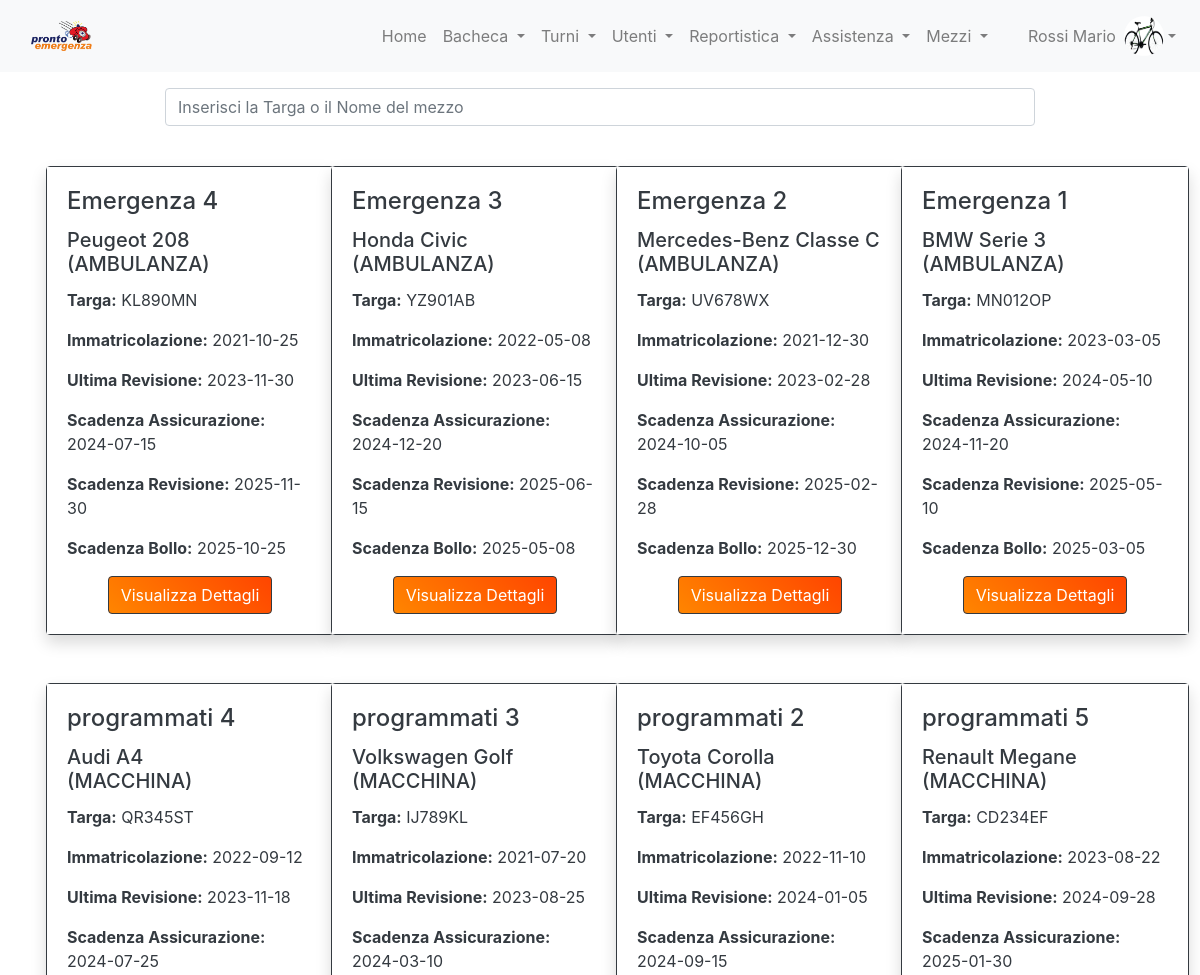
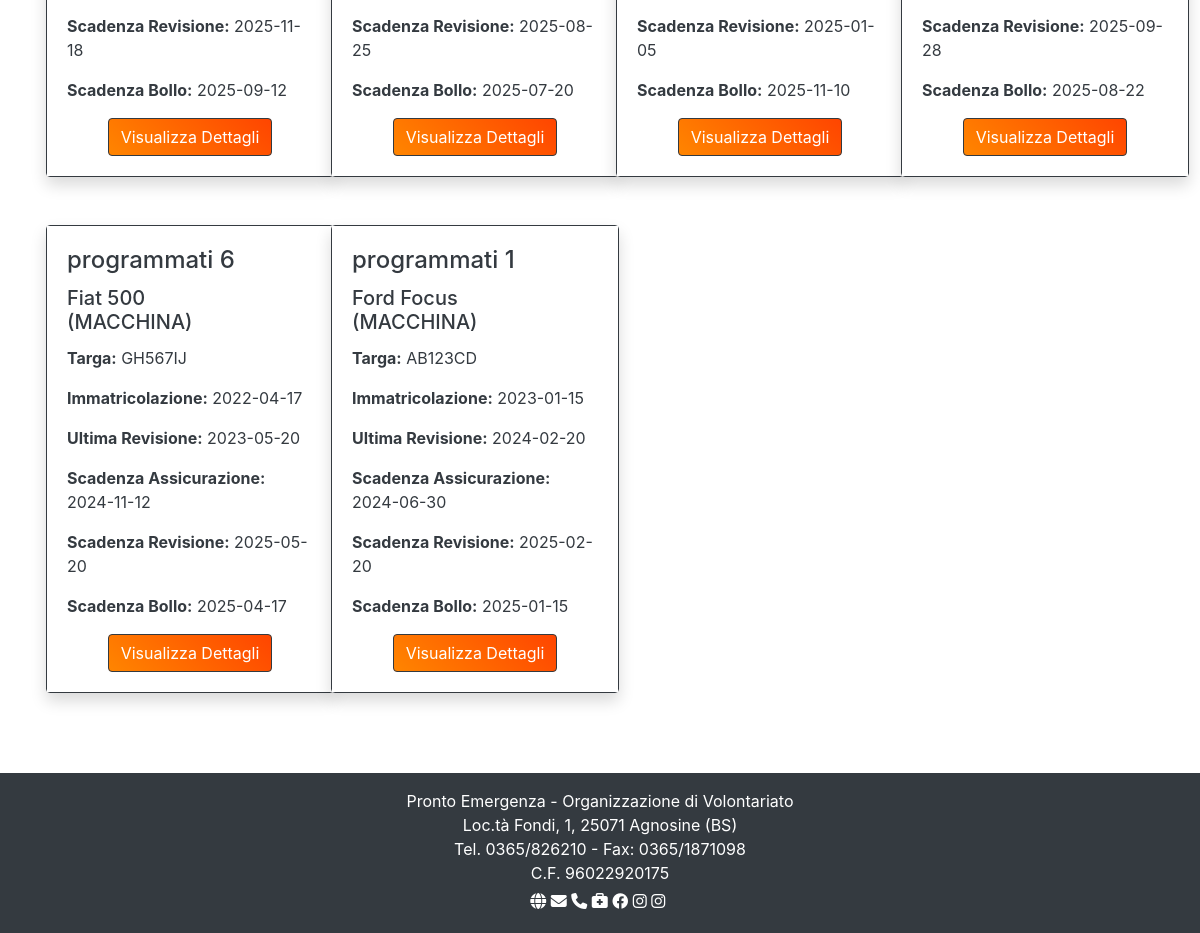
/pages/mezzi/elenco.php (signed in), run on the app's committed database (2 pictures, top to bottom).
### tables this page shows
CREATE TABLE `mezzi` (
  `idMezzo` int(11) NOT NULL,
  `nomeMezzo` varchar(30) NOT NULL,
  `modello` varchar(30) NOT NULL COMMENT 'nome del modello del mezzo',
  `targa` varchar(7) NOT NULL COMMENT 'targa del mezzo',
  `dataImmatricolazione` date NOT NULL COMMENT 'data in cui il mezzo è stato immatricolato',
  `dataRevisione` date DEFAULT NULL COMMENT 'data in cui è stata effettuata l''ultima revisione',
  `scadAssicurazione` date NOT NULL COMMENT 'scadenza assicurazione',
  `scadRevisione` date NOT NULL COMMENT 'scadenza revisione',
  `scadBollo` date NOT NULL COMMENT 'scadenza bollo',
  `tipoMezzo` enum('macchina','ambulanza') NOT NULL
);

### funzioniDB.php (called while the page is built, shortened)
<?php
require_once "globals.php";
function db_query($strquery,$valori, $tipi){
    global $DSN,$USERDB,$PSWDB;
    $ris=[];
    try{
        $conn=new PDO($DSN,$USERDB,$PSWDB);
        $conn->setAttribute(PDO::ATTR_ERRMODE,PDO::ERRMODE_EXCEPTION);
        $stm=$conn->prepare($strquery);
        $stm->execute();
        if (stripos($strquery, "INSERT") === 0 || stripos($strquery, "UPDATE") === 0 || stripos($strquery, "DELETE") === 0) {
            $ris= $stm->rowCount();
        } elseif (stripos($strquery, "SELECT") === 0) {
            $ris= $stm->fetchAll(PDO::FETCH_NAMED);
        } else {
            $ris['error']= "tipo di query non riconosciuto";
         }
    }
    catch(Exception $e){
        $ris['error']=$e->getMessage();
    }
    return $ris;
}
?>

### api/ElencoMezziDisponibili.php (called while the page is built)
<?php
require_once("funzioniDB.php");
function API_ElencoMezziDisponibili($get, $post, $session){
    if (!isset($session['tipoUtente']) || $session['tipoUtente'] != "admin"){
        header('HTTP/1.1 403 Forbidden');
        return [];
    }else{
        $sql = "SELECT * from mezzi ORDER BY tipoMezzo DESC;";
        $valori = [];
        $tipi = [];
        $risposta = db_query($sql, $valori, $tipi);
        return $risposta;
    }
}
?>

### components/SimpleComponent/cardVeicolo.php (the view)
<?php
function generaCardMezzo($mezzo) {
    if (isset($mezzo['idMezzo'])) {
        $idMezzo = htmlspecialchars($mezzo['idMezzo']);
    } else {
        $idMezzo = 'n/a';
    }
    if (isset($mezzo['modello'])) {
        $modello = htmlspecialchars($mezzo['modello']);
    } else {
        $modello = 'Modello sconosciuto';
    }
    if (isset($mezzo['targa'])) {
        $targa = htmlspecialchars($mezzo['targa']);
    } else {
        $targa = 'Nessuna targa';
    }
    if (isset($mezzo['dataImmatricolazione'])) {
        $dataImmatricolazione = htmlspecialchars($mezzo['dataImmatricolazione']);
    } else {
        $dataImmatricolazione = 'Data non disponibile';
    }
    if (isset($mezzo['dataRevisione'])) {
        $dataRevisione = htmlspecialchars($mezzo['dataRevisione']);
    } else {
        $dataRevisione = 'Non effettuata';
    }
    if (isset($mezzo['scadAssicurazione'])) {
        $scadAssicurazione = htmlspecialchars($mezzo['scadAssicurazione']);
    } else {
        $scadAssicurazione = 'Non disponibile';
    }
    if (isset($mezzo['scadRevisione'])) {
        $scadRevisione = htmlspecialchars($mezzo['scadRevisione']);
    } else {
        $scadRevisione = 'Non disponibile';
    }
    if (isset($mezzo['scadBollo'])) {
        $scadBollo = htmlspecialchars($mezzo['scadBollo']);
    } else {
        $scadBollo = 'Non disponibile';
    }
    if (isset($mezzo['tipoMezzo'])) {
        $tipoMezzo = htmlspecialchars($mezzo['tipoMezzo']);
    } else {
        $tipoMezzo = 'Tipo sconosciuto';
    }
    if (isset($mezzo['nomeMezzo'])) {
        $nomeMezzo = htmlspecialchars($mezzo['nomeMezzo']);
    } else {
        $nomeMezzo = 'Non disponibile';
    }
    return '
        <div class="card mb-3 border-2 border-dark rounded-3 shadow" style="width: 18rem;">
            <div class="card-body bg-white text-dark">
                <h4 class="card-title" id="ricerca1">' . $nomeMezzo . '</h4>
                <h5 class="card-title">' . $modello . '<br> (' . strtoupper($tipoMezzo) . ')</h5>
                <p class="card-text" id="ricerca2"><strong>Targa:</strong> ' . $targa . '</p>
                <p class="card-text"><strong>Immatricolazione:</strong> ' . $dataImmatricolazione . '</p>
                <p class="card-text"><strong>Ultima Revisione:</strong> ' . $dataRevisione . '</p>
                <p class="card-text"><strong>Scadenza Assicurazione:</strong> ' . $scadAssicurazione . '</p>
                <p class="card-text"><strong>Scadenza Revisione:</strong> ' . $scadRevisione . '</p>
                <p class="card-text"><strong>Scadenza Bollo:</strong> ' . $scadBollo . '</p>
                <div class="text-center">
                     <a href="profiloMezzo.php?id=' . $idMezzo . '" class="text-decoration-none"> <button class="btn text-white border-dark" style="background-color: #ff6700; background-image: linear-gradient(45deg, #ff8500, #ff4500);">Visualizza Dettagli</button> </a>
                </div>
            </div>
        </div>';
}
?>

### pages/mezzi/elenco.php (shortened to what this page needs)
<?php
    require_once("./funzioniDB.php");
    if(!isset($_SESSION['idUtente']) || $_SESSION['tipoUtente'] != 'admin'){
        header("Location: /ProntoEmergenza2025/login");
    }else{
?>
<html>
<?php
require_once ("./components/Head/head.php");
echo COMP_head();
?>
        <body>
<?php
    require_once ("./components/Header/header.php");
    require_once ("./components/SimpleComponent/cardVeicolo.php");
    require_once ("./components/Footer/footer.php");
    require_once ("./api/ElencoMezziDisponibili.php");
    require_once ("./components/SimpleComponent/searchBar.php");
echo COMP_header($_SESSION);
echo CMP_SearchBar("mezzi");
echo '<div class="container my-4">';
echo '<div class="row g-4">';
foreach(API_ElencoMezziDisponibili([],[], $_SESSION) as $m) {
    echo '<div class="col-12 col-sm-6 col-md-4 col-lg-3 p-3">';
    echo generaCardMezzo($m);
    echo '</div>';
}
echo '</div>';
echo '</div>';
echo COMP_Footer();
?>
</body>
</html>
<?php
    }
?>

### data on the page
mezzi: nomeMezzo "Emergenza 4", modello "Peugeot 208", tipoMezzo "AMBULANZA", targa "KL890MN", dataImmatricolazione "2021-10-25", dataRevisione "2023-11-30", scadAssicurazione "2024-07-15", scadRevisione "2025-11-30", scadBollo "2025-10-25"
mezzi: nomeMezzo "Emergenza 3", modello "Honda Civic", tipoMezzo "AMBULANZA", targa "YZ901AB", dataImmatricolazione "2022-05-08", dataRevisione "2023-06-15", scadAssicurazione "2024-12-20", scadRevisione "2025-06-15", scadBollo "2025-05-08"
mezzi: nomeMezzo "Emergenza 2", modello "Mercedes-Benz Classe C", tipoMezzo "AMBULANZA", targa "UV678WX", dataImmatricolazione "2021-12-30", dataRevisione "2023-02-28", scadAssicurazione "2024-10-05", scadRevisione "2025-02-28", scadBollo "2025-12-30"
mezzi: nomeMezzo "Emergenza 1", modello "BMW Serie 3", tipoMezzo "AMBULANZA", targa "MN012OP", dataImmatricolazione "2023-03-05", dataRevisione "2024-05-10", scadAssicurazione "2024-11-20", scadRevisione "2025-05-10", scadBollo "2025-03-05"
mezzi: nomeMezzo "programmati 4", modello "Audi A4", tipoMezzo "MACCHINA", targa "QR345ST", dataImmatricolazione "2022-09-12", dataRevisione "2023-11-18", scadAssicurazione "2024-07-25", scadRevisione "2025-11-18", scadBollo "2025-09-12"
mezzi: nomeMezzo "programmati 3", modello "Volkswagen Golf", tipoMezzo "MACCHINA", targa "IJ789KL", dataImmatricolazione "2021-07-20", dataRevisione "2023-08-25", scadAssicurazione "2024-03-10", scadRevisione "2025-08-25", scadBollo "2025-07-20"
mezzi: nomeMezzo "programmati 2", modello "Toyota Corolla", tipoMezzo "MACCHINA", targa "EF456GH", dataImmatricolazione "2022-11-10", dataRevisione "2024-01-05", scadAssicurazione "2024-09-15", scadRevisione "2025-01-05", scadBollo "2025-11-10"
mezzi: nomeMezzo "programmati 5", modello "Renault Megane", tipoMezzo "MACCHINA", targa "CD234EF", dataImmatricolazione "2023-08-22", dataRevisione "2024-09-28", scadAssicurazione "2025-01-30", scadRevisione "2025-09-28", scadBollo "2025-08-22"
mezzi: nomeMezzo "programmati 6", modello "Fiat 500", tipoMezzo "MACCHINA", targa "GH567IJ", dataImmatricolazione "2022-04-17", dataRevisione "2023-05-20", scadAssicurazione "2024-11-12", scadRevisione "2025-05-20", scadBollo "2025-04-17"
mezzi: nomeMezzo "programmati 1", modello "Ford Focus", tipoMezzo "MACCHINA", targa "AB123CD", dataImmatricolazione "2023-01-15", dataRevisione "2024-02-20", scadAssicurazione "2024-06-30", scadRevisione "2025-02-20", scadBollo "2025-01-15"

### other printed values
$l['title'] "Home"
$l['title'] "Bacheca"
$l['title'] "Turni"
$l['title'] "Utenti"
$l['title'] "Reportistica"
$l['title'] "Assistenza"
$l['title'] "Mezzi"
$user['cognome'] "Rossi"
$user['nome'] "Mario"
